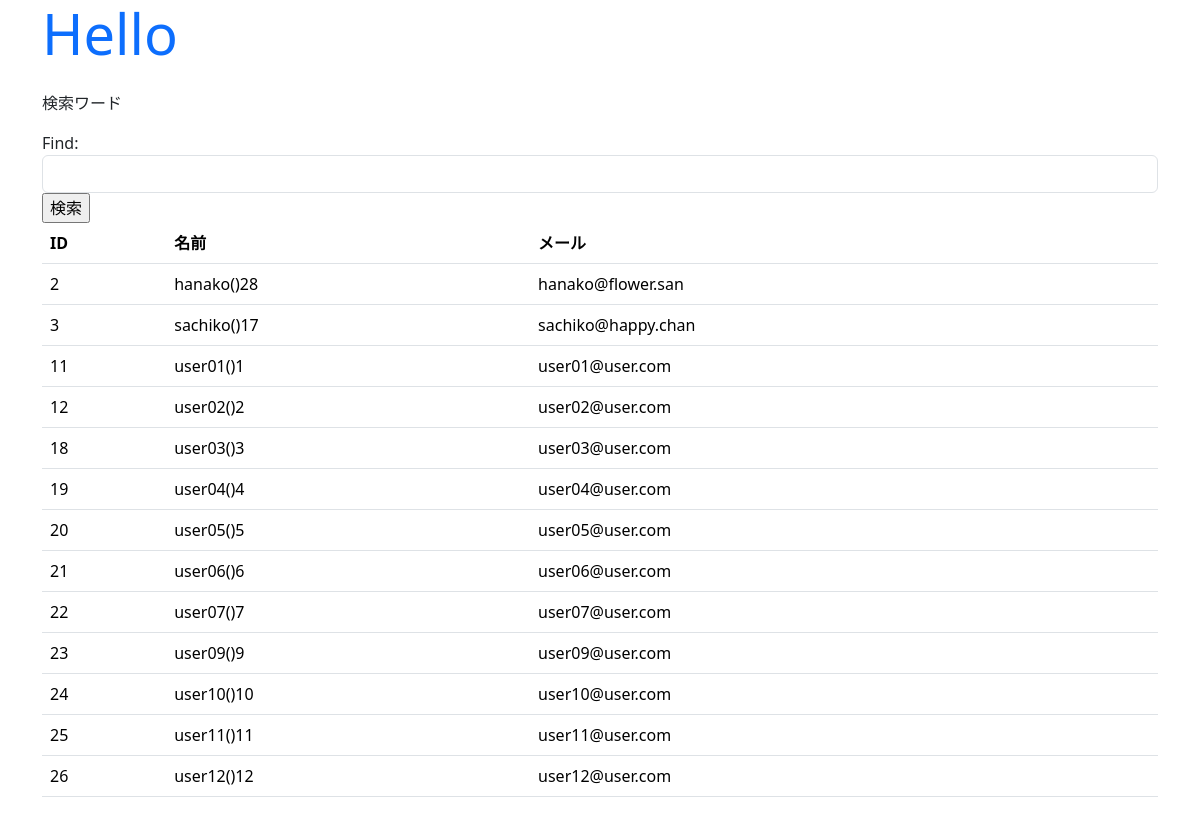
/hello/find, run on the app's committed database.
### hello/models.py (models this page shows)
class Friend(models.Model):
    name = models.CharField(max_length=100)
    mail = models.EmailField(max_length=200)
    gender = models.BooleanField()
    age = models.IntegerField()
    birthday = models.DateField()

### hello/views.py (the view)
# urls.py: path('find', views.findSql, name='find'),
def findSql(request):
    if(request.method == 'POST'):
        find = request.POST['find']
        sql = "select * from hello_friend"
        if (find != ''):
            sql += ' where ' + find
        data = Friend.objects.raw(sql)
        msg = sql
    else:
        msg = '検索ワード'
        data = Friend.objects.all()
    params = {
        'title':'Hello',
        'message':msg,
        'form':FindForm(),
        'data':data,
    }
    return render(request, 'hello/find.html', params)

### hello/forms.py
class FindForm(forms.Form):
    find = forms.CharField(label="Find", required=False, widget=forms.TextInput(attrs={'class':'form-control'}))

### hello/views.py (called while the page is built)
def sample_middleware(get_response):
    def middleware(request):
        counter = request.session.get('counter',0)
        request.session['counter'] = counter + 1
        response = get_response(request)
        print("count:" + str(counter))
        return response
    return middleware

### hello/templates/hello/find.html (shortened to what this page needs)
{% load static %}
<!DOCTYPE html>
<html lang="ja">
<head>
    <link rel="stylesheet" href="https://cdn.jsdelivr.net/npm/bootstrap/dist/css/bootstrap.css">
</head>
<body class="container">
    <h1 class="display-4 text-primary mb-4">{{title}}</h1>
    <p>{{message}}</p>
    <form action="{% url 'find' %}" method="POST">
        {{ form }}
        <input type="submit" value="検索">
    </form>
    <table class="table">
        <tr>
            <th>ID</th>
            <th>名前</th>
            <th>メール</th>
        </tr>
        {% for item in data %}
        <tr>
            <td>{{ item.id }}</td>
            <td>{{ item.name }}(){{ item.age }}</td>
            <td>{{ item.mail }}</td>
        </tr>
        {% endfor %}
    </table>
</body>
</html>

### data on the page
Friend: id "2", name "hanako", age "28", mail "hanako@flower.san"
Friend: id "3", name "sachiko", age "17", mail "sachiko@happy.chan"
Friend: id "11", name "user01", age "1", mail "user01@user.com"
Friend: id "12", name "user02", age "2", mail "user02@user.com"
Friend: id "18", name "user03", age "3", mail "user03@user.com"
Friend: id "19", name "user04", age "4", mail "user04@user.com"
Friend: id "20", name "user05", age "5", mail "user05@user.com"
Friend: id "21", name "user06", age "6", mail "user06@user.com"
Friend: id "22", name "user07", age "7", mail "user07@user.com"
Friend: id "23", name "user09", age "9", mail "user09@user.com"
Friend: id "24", name "user10", age "10", mail "user10@user.com"
Friend: id "25", name "user11", age "11", mail "user11@user.com"
Friend: id "26", name "user12", age "12", mail "user12@user.com"

### other printed values
{{ message }} "検索ワード"
